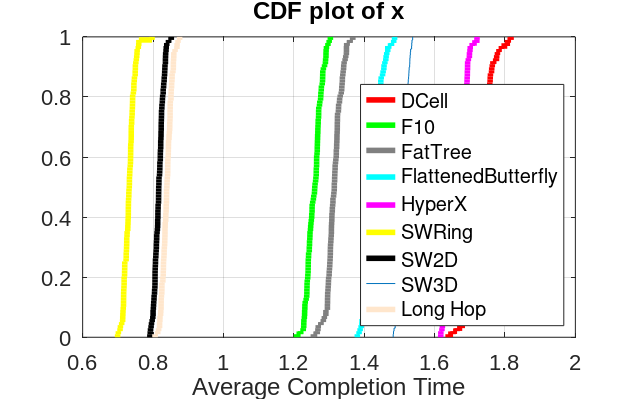

Here is the MATLAB script that generated this plot:
d1 = dlmread('DCell.txt',' ');
d2 = dlmread('F10.txt',' ');
d3 = dlmread('FatTree.txt',' ');
d4 = dlmread('FlattenedButterfly.txt',' ');
d5 = dlmread('HyperX.txt',' ');
d6 = dlmread('SWRing.txt',' ');
d7 = dlmread('SW2D.txt',' ');
d8 = dlmread('SW3D.txt',' ');
d9 = dlmread('LongHop.txt',' ');
d1(:,length(d1))=[]
d2(:,length(d2))=[]
d3(:,length(d3))=[]
d4(:,length(d4))=[]
d5(:,length(d5))=[]
d6(:,length(d6))=[]
d7(:,length(d7))=[]
d8(:,length(d8))=[]

d9(:,length(d9))=[]

lw = 4.0;
ms = 10;
fs = 16;

legendkey = {'DCell','F10','FatTree','FlattenedButterfly','HyperX','SWRing','SW2D','SW3D','Long Hop'};
figure;

[h1, stat1] = cdfplot(d1);

set(h1, 'LineStyle','-','color','r','LineWidth',lw);
hold on;
title('Compare Average Completion Time ');
[h2,stat2] = cdfplot(d2);
set(h2,'LineStyle','-','color','g','LineWidth',lw);
hold on;

[h3, stat3] = cdfplot(d3)
set(h3,'LineStyle','-','color','b','LineWidth',lw);
hold on;

[h4, stat4] = cdfplot(d4)
set(h4,'LineStyle','-','color','c','LineWidth',lw);
hold on;

[h5, stat5] = cdfplot(d5)
set(h5,'LineStyle','-','color','m','LineWidth',lw);
hold on;


[h6, stat6] = cdfplot(d6)
set(h6,'LineStyle','-','color','y','LineWidth',lw);
hold on;

[h7, stat7] = cdfplot(d7)
set(h7,'LineStyle','-','color','k','LineWidth',lw);
hold on;

[h8, stat8] = cdfplot(d8)
set(h3,'LineStyle','-','color',[0.5,0.5,0.5],'LineWidth',lw);
hold on;

[h9, stat9] = cdfplot(d9)
set(h9,'LineStyle','-','color',[1,0.9,0.8],'LineWidth',lw);
hold off;

xlabel('Average Completion Time','FontSize', fs, 'FontName', 'Arial');
ylabel('');
legend(legendkey,'Location','SouthEast');
set(gcf,'position',[100 100 636 400]);
set(gca, 'FontSize', fs, 'FontName', 'Arial','YGrid','on');

set(gcf,'PaperPositionMode','auto');
%print('-r0','-depsc', strcat(filename, '.eps'));

clear;